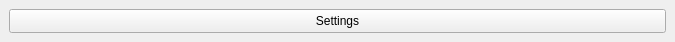
<?xml version="1.0" encoding="UTF-8"?>
<ui version="4.0">
 <class>FooterWidget</class>
 <widget class="QWidget" name="FooterWidget">
  <property name="geometry">
   <rect>
    <x>0</x>
    <y>0</y>
    <width>675</width>
    <height>42</height>
   </rect>
  </property>
  <property name="maximumSize">
   <size>
    <width>16777215</width>
    <height>42</height>
   </size>
  </property>
  <property name="windowTitle">
   <string>Form</string>
  </property>
  <property name="styleSheet">
   <string notr="true"/>
  </property>
  <layout class="QHBoxLayout" name="horizontalLayout">
   <property name="leftMargin">
    <number>9</number>
   </property>
   <property name="topMargin">
    <number>9</number>
   </property>
   <property name="rightMargin">
    <number>9</number>
   </property>
   <property name="bottomMargin">
    <number>9</number>
   </property>
   <item>
    <widget class="QPushButton" name="Preferences">
     <property name="sizePolicy">
      <sizepolicy hsizetype="Preferred" vsizetype="Preferred">
       <horstretch>0</horstretch>
       <verstretch>0</verstretch>
      </sizepolicy>
     </property>
     <property name="toolTip">
      <string>Preferences</string>
     </property>
     <property name="text">
      <string>Settings</string>
     </property>
     <property name="icon">
      <iconset>
       <normaloff>:/custom/res/custom/tools.png</normaloff>:/custom/res/custom/tools.png</iconset>
     </property>
    </widget>
   </item>
  </layout>
 </widget>
 <resources>
  <include location="../.rsrc/res.qrc"/>
 </resources>
 <connections/>
</ui>
